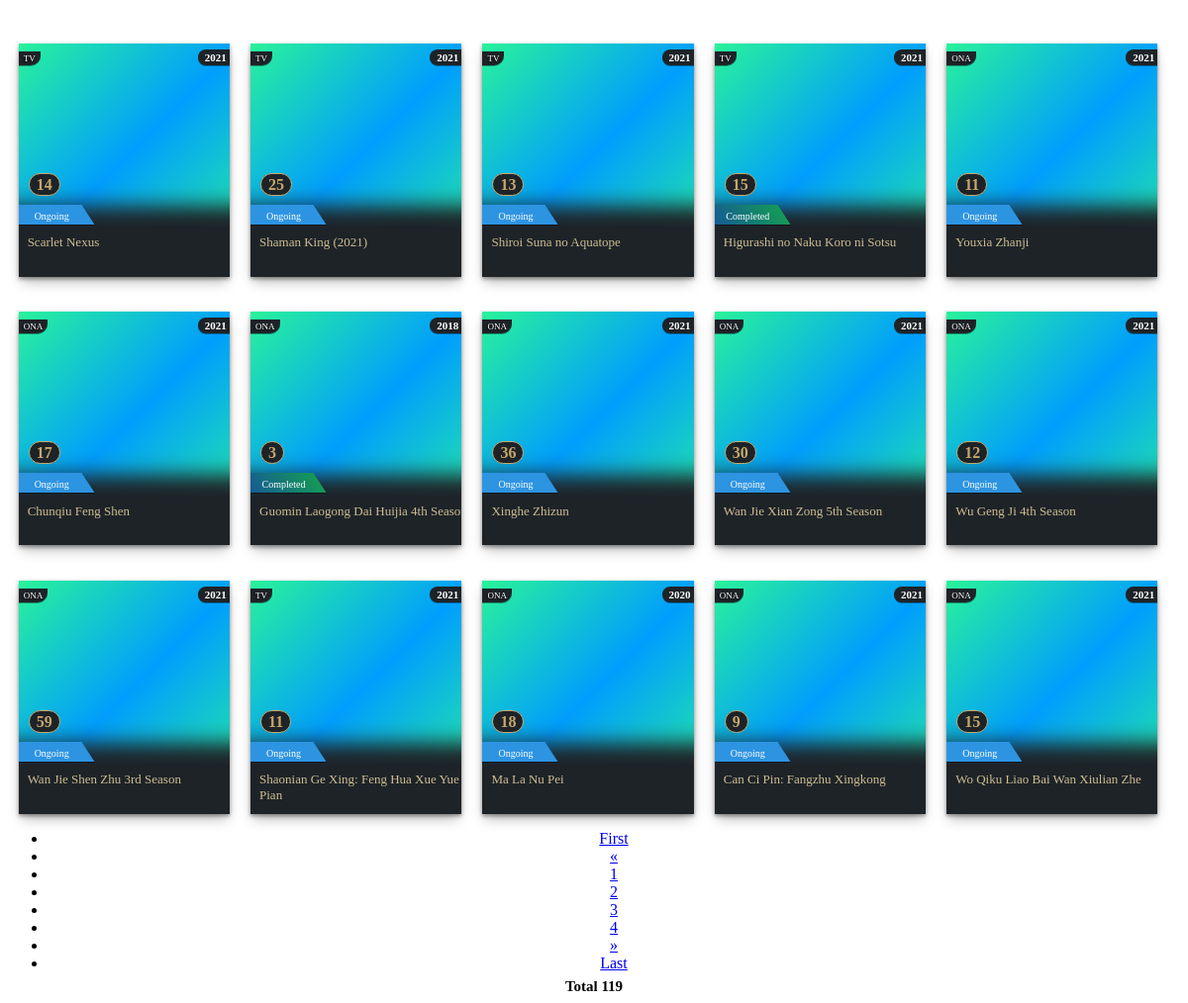
Page /anime/fetch.php on the committed database.
### tables this page shows
CREATE TABLE `anime` (
  `id` int(11) NOT NULL,
  `judul` varchar(150) NOT NULL,
  `alternative_judul` longtext NOT NULL,
  `gambar` varchar(100) NOT NULL,
  `studio` varchar(50) NOT NULL,
  `id_genre` longtext NOT NULL,
  `tanggalrilis` varchar(10) NOT NULL,
  `tahun` varchar(4) NOT NULL,
  `musim` varchar(20) NOT NULL,
  `id_fansub` varchar(68) NOT NULL,
  `durasi` varchar(21) NOT NULL,
  `status` varchar(15) NOT NULL,
  `jadwal` varchar(8) NOT NULL,
  `iu` varchar(1) NOT NULL,
  `tipe` varchar(9) NOT NULL,
  `tagar` varchar(35) NOT NULL,
  `totaleps` varchar(5) NOT NULL,
  `ket` longtext NOT NULL,
  `level` varchar(1) NOT NULL,
  `tanggal_update` datetime NOT NULL
);

### anime/fetch.php (the view, shortened to what this page needs)
<?php
include("../database_connection.php");
$page = (isset($_POST['page'])) ? $_POST['page'] : 1;
$limit = 15;
$limit_start = ($page - 1) * $limit;
if (isset($_POST['search']) && $_POST['search'] == true) {
  $pecah_keywoard = explode("@:", $keyword);
  if ($pecah_keywoard[0] == "id_genre") {
    $pecah_keywoard = explode("@:", $keyword);
    $pecah2 = explode(",", $pecah_keywoard[1]);
    $GLOBALS['G_V_q_s_genre'] = "";
    for ($i = 0; $i < count($pecah2); $i++) {
      $G_V_q_s_genre = $G_V_q_s_genre .  $pecah_keywoard[0] . " LIKE " . "'%" . $pecah2[$i] . "%' or ";
    }
    $fcari = substr($G_V_q_s_genre, 0, -3);
    $sql = $connect->prepare("SELECT  id ,judul, gambar,tahun,status, iu, tipe, level, tanggal_update FROM anime WHERE " . $fcari . " order by tanggal_update desc  LIMIT " . $limit_start . "," . $limit) or die("Gagal mengecek user di database") or die("Gagal mengecek user di database");
    $sql->execute();
    $sql2 = $connect->prepare("SELECT  COUNT(*)  AS jumlah_row  FROM anime WHERE   " . $fcari . " ") or die("Gagal mengecek user di database") or die("Gagal mengecek user di database");
    $sql2->execute();
    $get_jumlah = $sql2->fetch();
  } else if ($pecah_keywoard[0] == "antidonghua") {
    $sql = $connect->prepare("SELECT  id ,judul, gambar,tahun,status, iu, tipe, level, tanggal_update FROM anime WHERE id_genre NOT LIKE '%donghua%' order by tanggal_update desc  LIMIT " . $limit_start . "," . $limit) or die("Gagal mengecek user di database") or die("Gagal mengecek user di database");
    $sql->execute();
    $sql2 = $connect->prepare("SELECT  COUNT(*)  AS jumlah_row  FROM anime WHERE   id_genre NOT LIKE '%donghua%' ") or die("Gagal mengecek user di database") or die("Gagal mengecek user di database");
    $sql2->execute();
    $get_jumlah = $sql2->fetch();
  } else if ($pecah_keywoard[0] == "studio") {
    $pecah_keywoard = explode("@:", $keyword);
    $pecah2 = explode(",", $pecah_keywoard[1]);
    $GLOBALS['G_V_q_s_genre'] = "";
    for ($i = 0; $i < count($pecah2); $i++) {
      $G_V_q_s_genre = $G_V_q_s_genre .  $pecah_keywoard[0] . " LIKE " . "'%" . $pecah2[$i] . "%' or ";
    }
    $fcari = substr($G_V_q_s_genre, 0, -3);
    $sql = $connect->prepare("SELECT  id ,judul, gambar,tahun,status, iu, tipe, level, tanggal_update FROM anime WHERE " . $fcari . " order by tanggal_update desc  LIMIT " . $limit_start . "," . $limit) or die("Gagal mengecek user di database") or die("Gagal mengecek user di database");
    $sql->execute();
    $sql2 = $connect->prepare("SELECT  COUNT(*)  AS jumlah_row  FROM anime WHERE   " . $fcari . " ") or die("Gagal mengecek user di database") or die("Gagal mengecek user di database");
    $sql2->execute();
    $get_jumlah = $sql2->fetch();
  } else if ($pecah_keywoard[0] == "tahun") {
    $pecah_keywoard = explode("@:", $keyword);
    $pecah2 = explode(",", $pecah_keywoard[1]);
    $GLOBALS['G_V_q_s_genre'] = "";
    for ($i = 0; $i < count($pecah2); $i++) {
      $G_V_q_s_genre = $G_V_q_s_genre .  $pecah_keywoard[0] . " LIKE " . "'%" . $pecah2[$i] . "%' or ";
    }
    $fcari = substr($G_V_q_s_genre, 0, -3);
    $sql = $connect->prepare("SELECT  id ,judul, gambar,tahun,status, iu, tipe, level, tanggal_update FROM anime WHERE " . $fcari . " order by tanggal_update desc  LIMIT " . $limit_start . "," . $limit) or die("Gagal mengecek user di database") or die("Gagal mengecek user di database");
    $sql->execute();
    $sql2 = $connect->prepare("SELECT  COUNT(*)  AS jumlah_row  FROM anime WHERE   " . $fcari . " ") or die("Gagal mengecek user di database") or die("Gagal mengecek user di database");
    $sql2->execute();
    $get_jumlah = $sql2->fetch();
  } else if ($pecah_keywoard[0] == "status") {
    $pecah_keywoard = explode("@:", $keyword);
    $pecah2 = explode(",", $pecah_keywoard[1]);
    $GLOBALS['G_V_q_s_genre'] = "";
    for ($i = 0; $i < count($pecah2); $i++) {
      $G_V_q_s_genre = $G_V_q_s_genre .  $pecah_keywoard[0] . " LIKE " . "'%" . $pecah2[$i] . "%' or ";
    }
    $fcari = substr($G_V_q_s_genre, 0, -3);
    $sql = $connect->prepare("SELECT  id ,judul, gambar,tahun,status, iu, tipe, level, tanggal_update FROM anime WHERE " . $fcari . " order by tanggal_update desc  LIMIT " . $limit_start . "," . $limit) or die("Gagal mengecek user di database") or die("Gagal mengecek user di database");
    $sql->execute();
    $sql2 = $connect->prepare("SELECT  COUNT(*)  AS jumlah_row  FROM anime WHERE   " . $fcari . " ") or die("Gagal mengecek user di database") or die("Gagal mengecek user di database");
    $sql2->execute();
    $get_jumlah = $sql2->fetch();
  } else if ($pecah_keywoard[0] == "jadwal") {
  } else if ($pecah_keywoard[0] == "tagar") {
    $pecah_keywoard = explode("@:", $keyword);
    $pecah2 = explode(",", $pecah_keywoard[1]);
    $GLOBALS['G_V_q_s_tagar'] = "";
    for ($i = 0; $i < count($pecah2); $i++) {
      $G_V_q_s_tagar = $G_V_q_s_tagar .  $pecah_keywoard[0] . " LIKE " . "'%" . $pecah2[$i] . "%' or ";
    }
    $fcari = substr($G_V_q_s_tagar, 0, -3);
    $sql = $connect->prepare("SELECT  id ,judul, gambar,tahun,status, iu, tipe, level, tanggal_update FROM anime WHERE " . $fcari . " order by tanggal_update desc  LIMIT " . $limit_start . "," . $limit) or die("Gagal mengecek user di database") or die("Gagal mengecek user di database");
    $sql->execute();
    $sql2 = $connect->prepare("SELECT  COUNT(*)  AS jumlah_row  FROM anime WHERE   " . $fcari . " ") or die("Gagal mengecek user di database") or die("Gagal mengecek user di database");
    $sql2->execute();
    $get_jumlah = $sql2->fetch();
  } else if ($pecah_keywoard[0] == "tipe") {
    $pecah_keywoard = explode("@:", $keyword);
    $pecah2 = explode(",", $pecah_keywoard[1]);
    $GLOBALS['G_V_q_s_genre'] = "";
    for ($i = 0; $i < count($pecah2); $i++) {
      $G_V_q_s_genre = $G_V_q_s_genre .  $pecah_keywoard[0] . " LIKE " . "'%" . $pecah2[$i] . "%' or ";
    }
    $fcari = substr($G_V_q_s_genre, 0, -3);
    $sql = $connect->prepare("SELECT  id ,judul, gambar,tahun,status, iu, tipe, level, tanggal_update FROM anime WHERE " . $fcari . " order by tanggal_update desc  LIMIT " . $limit_start . "," . $limit) or die("Gagal mengecek user di database") or die("Gagal mengecek user di database");
    $sql->execute();
    $sql2 = $connect->prepare("SELECT  COUNT(*)  AS jumlah_row  FROM anime WHERE   " . $fcari . " ") or die("Gagal mengecek user di database") or die("Gagal mengecek user di database");
    $sql2->execute();
    $get_jumlah = $sql2->fetch();
  } else if ($pecah_keywoard[0] == "musim") {
    $pecah_keywoard = explode("@:", $keyword);
    $pecah2 = explode(",", $pecah_keywoard[1]);
    $GLOBALS['G_V_q_s_genre'] = "";
    for ($i = 0; $i < count($pecah2); $i++) {
      $G_V_q_s_genre = $G_V_q_s_genre .  $pecah_keywoard[0] . " LIKE " . "'%" . $pecah2[$i] . "%' or ";
    }
    $fcari = substr($G_V_q_s_genre, 0, -3);
    $sql = $connect->prepare("SELECT  id ,judul, gambar,tahun,status, iu, tipe, level, tanggal_update FROM anime WHERE " . $fcari . " order by tanggal_update desc  LIMIT " . $limit_start . "," . $limit) or die("Gagal mengecek user di database") or die("Gagal mengecek user di database");
    $sql->execute();
    $sql2 = $connect->prepare("SELECT  COUNT(*)  AS jumlah_row  FROM anime WHERE   " . $fcari . " ") or die("Gagal mengecek user di database") or die("Gagal mengecek user di database");
    $sql2->execute();
    $get_jumlah = $sql2->fetch();
  } else {
    $param = '%' . $keyword . '%';
    $sql = $connect->prepare("SELECT id ,judul, gambar,tahun,status, iu, tipe, level, tanggal_update  FROM anime  WHERE judul LIKE :judul or alternative_judul LIKE :judulalter order by tanggal_update desc  LIMIT " . $limit_start . "," . $limit) or die("Gagal mengecek user di database") or die("Gagal mengecek user di database");
    $sql->bindParam(':judul', $param);
    $sql->bindParam(':judulalter', $param);
    $sql->execute();
    $sql2 = $connect->prepare("SELECT  COUNT(*)  AS jumlah_row  FROM anime WHERE  judul LIKE :judul") or die("Gagal mengecek user di database") or die("Gagal mengecek user di database");
    $sql2->bindParam(':judul', $param);
    $sql2->execute();
    $get_jumlah = $sql2->fetch();
  }
} else {
  $sql = $connect->prepare("SELECT id ,judul, gambar,tahun,status, iu, tipe, level, tanggal_update FROM anime  order by tanggal_update desc LIMIT " . $limit_start . "," . $limit) or die("Gagal mengecek user di database");
  $sql->execute();
  $sql2 = $connect->prepare("SELECT COUNT(*) AS jumlah_row  FROM anime ");
  $sql2->execute();
  $get_jumlah = $sql2->fetch();
}
echo '<div class="fetch-card" >';
while ($row = $sql->fetch()) {
  $sql3 = $connect->prepare("SELECT episode FROM streaming where id_judul = " . $row['id'] . " order by episode desc LIMIT 1") or die("Gagal mengecek user di database");
  $sql3->execute();
  $r = $sql3->fetch();
  $phpstatus = $row["status"];
  echo '
    <div class="card in_view" id="' . $row["id"] . '">
    <a href="#">
     <div class="img1" style="background-image: url(' . $row["gambar"] . ');"></div>
    <div class="title"><span>' . $row["judul"] . '</span></div>
    <div class="text"></div>
    <a href="#">
    <div class="card_tahun"><span>' . $row["tahun"] . '</span></div>';
  if ($phpstatus == "completed") {
    echo ' <div class="card_status card_status_completed" style-hover="background:green"><span>' . $row["status"] . '</span></div>';
  } else {
    echo ' <div class="card_status card_status_blue"><span>' . $row["status"] . '</span></div>';
  }
  echo ' <div class="card_tipe"><span>' . $row["tipe"] . '</span></div>
    </a>
    <a href="#">
      <div class="views bn632-hover bn18" ><span>' . $r["episode"] . '</span></div>
    </a>
  </a>
</div>
  ';
}
echo  '</div>';
?>
<div style="text-align: center;">
  <ul class="pagination" style="">
    <?php
    if ($page == 1) {
    ?>
      <li class="disabled"><a href="#">First</a></li>
      <li class="disabled"><a href="#">&laquo;</a></li>
    <?php
    } else {
      $link_prev = ($page > 1) ? $page - 1 : 1;
    ?>
      <li><a href="javascript:void(0);" onclick="searchWithPagination(1, false)">First</a></li>
      <li><a href="javascript:void(0);" onclick="searchWithPagination(<?php echo $link_prev; ?>, false)">&laquo;</a></li>
    <?php
    }
    ?>
    <?php
    $jumlah_page = ceil($get_jumlah['jumlah_row'] / $limit);
    $jumlah_number = 3;
    $start_number = ($page > $jumlah_number) ? $page - $jumlah_number : 1;
    $end_number = ($page < ($jumlah_page - $jumlah_number)) ? $page + $jumlah_number : $jumlah_page;
    for ($i = $start_number; $i <= $end_number; $i++) {
      $link_active = ($page == $i) ? ' class="active"' : '';
    ?>
      <li<?php echo $link_active; ?>><a href="javascript:void(0);" onclick="searchWithPagination(<?php echo $i; ?>, false)"><?php echo $i; ?></a></li>
      <?php
    }
      ?>
      <?php
      if ($page == $jumlah_page) {
      ?>
        <li class="disabled"><a href="#">&raquo;</a></li>
        <li class="disabled"><a href="#">Last</a></li>
      <?php
      } else {
        $link_next = ($page < $jumlah_page) ? $page + 1 : $jumlah_page;
      ?>
        <li><a href="javascript:void(0);" onclick="searchWithPagination(<?php echo $link_next; ?>, false)">&raquo;</a></li>
        <li><a href="javascript:void(0);" onclick="searchWithPagination(<?php echo $jumlah_page; ?>, false)">Last</a></li>
      <?php
      }
      ?>
  </ul>
  <div style=" font-size: 15px; font-weight: 800;margin-top: -10px; ">Total <?php echo $get_jumlah['jumlah_row']; ?> </div>
</div>

### anime/fetch.php (style rules this page uses)
.fetch-card { display: flex; flex-wrap: wrap; }
.card { background-clip: padding-box; position: relative; overflow: hidden; width: 166px; height: 236px; margin: 3% 0.9% auto; background-color: initial !important; box-shadow: rgb(0 0 0 / 40%) 0px 2px 4px, rgb(0 0 0 / 30%) 0px 7px 13px -3px, rgb(0 0 0 / 20%) 0px -3px 0px inset; flex: 0 18%; }
.card:before { content: ''; position: absolute; top: 0; right: 0; bottom: 0; left: 0; z-index: -1; margin: -3px; border-radius: inherit; background: linear-gradient(135deg, rgba(42, 245, 152, 1), rgba(0, 158, 253, 1) 50%, rgba(42, 245, 152, 1)); }
.card .img1 { position: absolute; top: 0px; left: 0px; height: 100%; width: 100%; background-size: 180px 265px; background-position: left top; transition: all 0.5s ease-in-out; }
.card .title { height: 18%; width: 100%; font-size: small; color: #cdbe91; padding: 0px 9px; position: absolute; bottom: 0; left: 0; box-shadow: 0px -9px 20px 20px #1e2328; background: #1e2328; line-height: 1.2; font-family: tahoma; }
.card .title span { overflow: hidden; display: -webkit-box; -webkit-line-clamp: 2; -webkit-box-orient: vertical; }
.card .card_tipe { position: absolute; left: 0px; top: 8px; background: #1e2328; padding: 2px 5px; font-size: 9px; text-align: center; color: #ffffff; border-radius: 0px 0px 10px 0px; transition: all 0.5s ease; text-shadow: -1px 1px 2px #000000cf; box-shadow: rgb(0 0 0 / 39%) 0px 1px 0px 0px; text-transform: uppercase; }
.card .card_status:after { max-width: 100%; height: 20px; display: block; content: ""; position: relative; bottom: 0px; left: -11px; z-index: -1; top: -17px; transform: skew(33deg, 0deg); padding: 0px 0px; box-shadow: rgb(0 0 0 / 39%) 0px 1px 0px 0px; }
.card_status_blue:after { background: #2d94e2; }
.card_status_completed:after { background: #159957; background: -webkit-linear-gradient(to right, #155799, #159957); background: linear-gradient(to right, #155799, #159957); }
.card .card_status { position: absolute; left: 0px; top: 169px; padding: 0px 0px; font-size: 10px; text-align: center; color: #ffffff; transition: all 0.5s ease; text-transform: capitalize; z-index: 1; width: 81px; }
.card .card_status span { position: relative; left: -7px; }
.card .card_tahun { position: absolute; right: 0px; background: #1e2328; font-weight: 600; top: 6px; padding: 2px 3px 2px 7px; font-size: 11px; text-align: center; color: #ffffff; border-radius: 10px 0px 0px 10px; transition: all 0.5s ease; box-shadow: rgb(0 0 0 / 39%) 0px 1px 0px 0px; text-transform: capitalize; }
.card .views { position: absolute; left: 10px; top: 131px; transition: all 0.5s ease 0.15s; }
.bn632-hover { font-size: 16px; font-weight: 600; color: #c6a86b; cursor: pointer; padding: 2px 7px 1px 7px; text-align: center; border: none; background-size: 300% 100%; border-radius: 50px; moz-transition: all .4s ease-in-out; -o-transition: all .4s ease-in-out; -webkit-transition: all .4s ease-in-out; transition: all .4s ease-in-out; }
.bn632-hover.bn18 { background-image: linear-gradient(to right, #1e2328, #1e2328, #3035dd, #007bab); border: 1px solid; }

### rows in the picture
anime: judul "Scarlet Nexus", tahun "2021", status "Ongoing", tipe "TV", episode "14"
anime: judul "Shaman King (2021)", tahun "2021", status "Ongoing", tipe "TV", episode "25"
anime: judul "Shiroi Suna no Aquatope", tahun "2021", status "Ongoing", tipe "TV", episode "13"
anime: judul "Higurashi no Naku Koro ni Sotsu", tahun "2021", status "Completed", tipe "TV", episode "15"
anime: judul "Youxia Zhanji", tahun "2021", status "Ongoing", tipe "ONA", episode "11"
anime: judul "Chunqiu Feng Shen", tahun "2021", status "Ongoing", tipe "ONA", episode "17"
anime: judul "Guomin Laogong Dai Huijia 4th…", tahun "2018", status "Completed", tipe "ONA", episode "3"
anime: judul "Xinghe Zhizun", tahun "2021", status "Ongoing", tipe "ONA", episode "36"
anime: judul "Wan Jie Xian Zong 5th Season", tahun "2021", status "Ongoing", tipe "ONA", episode "30"
anime: judul "Wu Geng Ji 4th Season", tahun "2021", status "Ongoing", tipe "ONA", episode "12"
anime: judul "Wan Jie Shen Zhu 3rd Season", tahun "2021", status "Ongoing", tipe "ONA", episode "59"
anime: judul "Shaonian Ge Xing: Feng Hua Xue Yue Pian", tahun "2021", status "Ongoing", tipe "TV", episode "11"
anime: judul "Ma La Nu Pei", tahun "2020", status "Ongoing", tipe "ONA", episode "18"
anime: judul "Can Ci Pin: Fangzhu Xingkong", tahun "2021", status "Ongoing", tipe "ONA", episode "9"
anime: judul "Wo Qiku Liao Bai Wan Xiulian Zhe", tahun "2021", status "Ongoing", tipe "ONA", episode "15"

### other values in the picture
$get_jumlah['jumlah_row'] "119"
